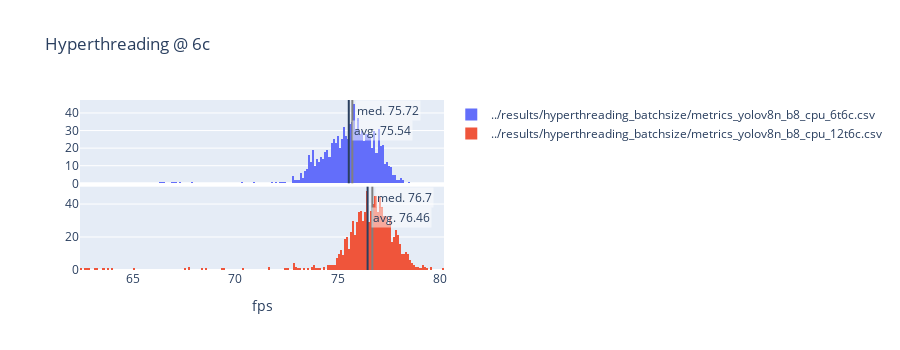
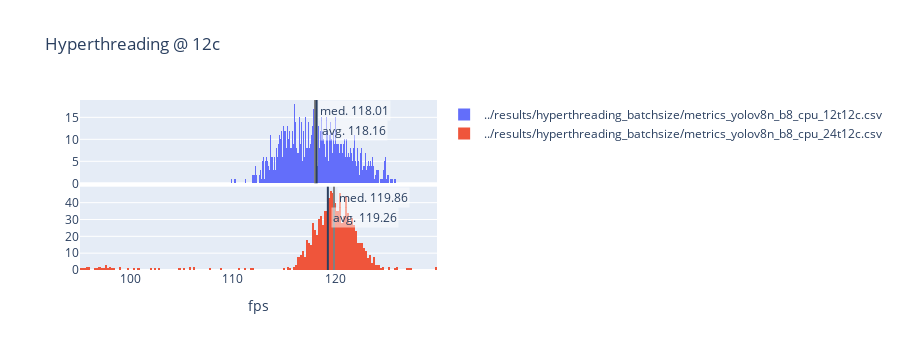
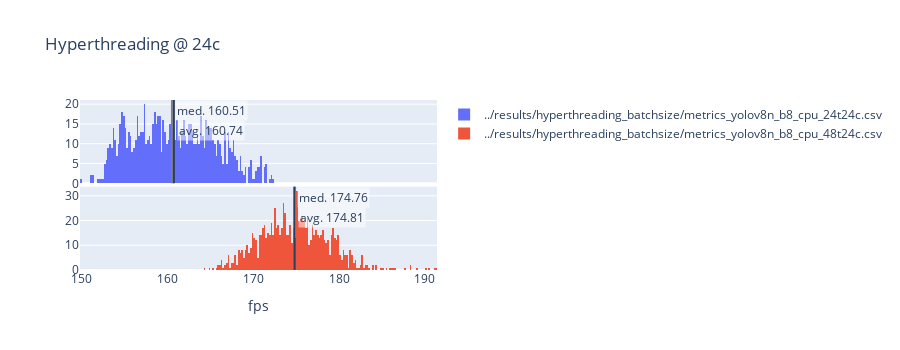
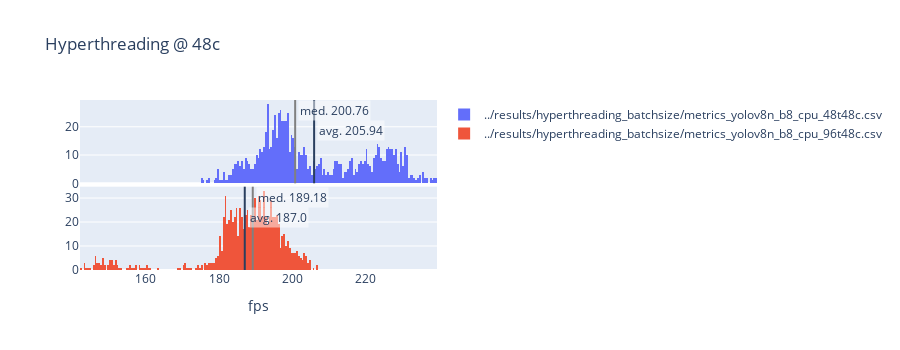

The cell these charts' notebook holds for them, in order:
### Code cell
files = [
    '../results/hyperthreading_batchsize/metrics_yolov8n_b8_cpu_6t6c.csv',
    '../results/hyperthreading_batchsize/metrics_yolov8n_b8_cpu_12t6c.csv',
]

create_histograms([read_metrics(f) for f in files], files, 'Hyperthreading @ 6c', 'fps').show()

files = [
    '../results/hyperthreading_batchsize/metrics_yolov8n_b8_cpu_12t12c.csv',
    '../results/hyperthreading_batchsize/metrics_yolov8n_b8_cpu_24t12c.csv',
]

create_histograms([read_metrics(f) for f in files], files, 'Hyperthreading @ 12c', 'fps').show()

files = [
    '../results/hyperthreading_batchsize/metrics_yolov8n_b8_cpu_24t24c.csv',
    '../results/hyperthreading_batchsize/metrics_yolov8n_b8_cpu_48t24c.csv',
]

create_histograms([read_metrics(f) for f in files], files, 'Hyperthreading @ 24c', 'fps').show()

files = [
    '../results/hyperthreading_batchsize/metrics_yolov8n_b8_cpu_48t48c.csv',
    '../results/hyperthreading_batchsize/metrics_yolov8n_b8_cpu_96t48c.csv',
]

create_histograms([read_metrics(f) for f in files], files, 'Hyperthreading @ 48c', 'fps').show()

### Figure 1 — Plotly figure (JSON) as saved in the notebook; plotly's stock layout.template omitted (floating-point values rounded to 4 significant figures; data arrays with more than 128 entries replaced by an {"elided": "..."} marker saying what was removed)
{"data": [{"name": "../results/hyperthreading_batchsize/metrics_yolov8n_b8_cpu_6t6c.csv", "nbinsx": 200, "type": "histogram", "x": {"elided": "990 float values"}, "xaxis": "x", "yaxis": "y"}, {"name": "../results/hyperthreading_batchsize/metrics_yolov8n_b8_cpu_12t6c.csv", "nbinsx": 200, "type": "histogram", "x": {"elided": "990 float values"}, "xaxis": "x2", "yaxis": "y2"}], "layout": {"annotations": [{"bgcolor": "rgba(255,255,255,0.5)", "showarrow": false, "text": "med. 75.72", "x": 75.72, "xanchor": "left", "xref": "x", "xshift": 3, "y": 1, "yanchor": "top", "yref": "y domain"}, {"bgcolor": "rgba(255,255,255,0.5)", "showarrow": false, "text": "avg. 75.54", "x": 75.54, "xanchor": "left", "xref": "x", "xshift": 3, "y": 1, "yanchor": "top", "yref": "y domain", "yshift": -20}, {"bgcolor": "rgba(255,255,255,0.5)", "showarrow": false, "text": "med. 76.7", "x": 76.7, "xanchor": "left", "xref": "x2", "xshift": 3, "y": 1, "yanchor": "top", "yref": "y2 domain"}, {"bgcolor": "rgba(255,255,255,0.5)", "showarrow": false, "text": "avg. 76.46", "x": 76.46, "xanchor": "left", "xref": "x2", "xshift": 3, "y": 1, "yanchor": "top", "yref": "y2 domain", "yshift": -20}], "height": 350, "shapes": [{"line": {"color": "grey"}, "type": "line", "x0": 75.72, "x1": 75.72, "xref": "x", "y0": 0, "y1": 1, "yref": "y domain"}, {"type": "line", "x0": 75.54, "x1": 75.54, "xref": "x", "y0": 0, "y1": 1, "yref": "y domain"}, {"line": {"color": "grey"}, "type": "line", "x0": 76.7, "x1": 76.7, "xref": "x2", "y0": 0, "y1": 1, "yref": "y2 domain"}, {"type": "line", "x0": 76.46, "x1": 76.46, "xref": "x2", "y0": 0, "y1": 1, "yref": "y2 domain"}], "title": {"text": "Hyperthreading @ 6c"}, "xaxis": {"anchor": "y", "domain": [0, 1], "matches": "x2", "showticklabels": false}, "xaxis2": {"anchor": "y2", "domain": [0, 1], "title": {"text": "fps"}}, "yaxis": {"anchor": "x", "domain": [0.51, 1]}, "yaxis2": {"anchor": "x2", "domain": [0, 0.49]}}}

### Figure 2 — Plotly figure (JSON) as saved in the notebook; plotly's stock layout.template omitted (floating-point values rounded to 4 significant figures; data arrays with more than 128 entries replaced by an {"elided": "..."} marker saying what was removed)
{"data": [{"name": "../results/hyperthreading_batchsize/metrics_yolov8n_b8_cpu_12t12c.csv", "nbinsx": 200, "type": "histogram", "x": {"elided": "990 float values"}, "xaxis": "x", "yaxis": "y"}, {"name": "../results/hyperthreading_batchsize/metrics_yolov8n_b8_cpu_24t12c.csv", "nbinsx": 200, "type": "histogram", "x": {"elided": "990 float values"}, "xaxis": "x2", "yaxis": "y2"}], "layout": {"annotations": [{"bgcolor": "rgba(255,255,255,0.5)", "showarrow": false, "text": "med. 118.01", "x": 118.0, "xanchor": "left", "xref": "x", "xshift": 3, "y": 1, "yanchor": "top", "yref": "y domain"}, {"bgcolor": "rgba(255,255,255,0.5)", "showarrow": false, "text": "avg. 118.16", "x": 118.2, "xanchor": "left", "xref": "x", "xshift": 3, "y": 1, "yanchor": "top", "yref": "y domain", "yshift": -20}, {"bgcolor": "rgba(255,255,255,0.5)", "showarrow": false, "text": "med. 119.86", "x": 119.9, "xanchor": "left", "xref": "x2", "xshift": 3, "y": 1, "yanchor": "top", "yref": "y2 domain"}, {"bgcolor": "rgba(255,255,255,0.5)", "showarrow": false, "text": "avg. 119.26", "x": 119.3, "xanchor": "left", "xref": "x2", "xshift": 3, "y": 1, "yanchor": "top", "yref": "y2 domain", "yshift": -20}], "height": 350, "shapes": [{"line": {"color": "grey"}, "type": "line", "x0": 118.0, "x1": 118.0, "xref": "x", "y0": 0, "y1": 1, "yref": "y domain"}, {"type": "line", "x0": 118.2, "x1": 118.2, "xref": "x", "y0": 0, "y1": 1, "yref": "y domain"}, {"line": {"color": "grey"}, "type": "line", "x0": 119.9, "x1": 119.9, "xref": "x2", "y0": 0, "y1": 1, "yref": "y2 domain"}, {"type": "line", "x0": 119.3, "x1": 119.3, "xref": "x2", "y0": 0, "y1": 1, "yref": "y2 domain"}], "title": {"text": "Hyperthreading @ 12c"}, "xaxis": {"anchor": "y", "domain": [0, 1], "matches": "x2", "showticklabels": false}, "xaxis2": {"anchor": "y2", "domain": [0, 1], "title": {"text": "fps"}}, "yaxis": {"anchor": "x", "domain": [0.51, 1]}, "yaxis2": {"anchor": "x2", "domain": [0, 0.49]}}}

### Figure 3 — Plotly figure (JSON) as saved in the notebook; plotly's stock layout.template omitted (floating-point values rounded to 4 significant figures; data arrays with more than 128 entries replaced by an {"elided": "..."} marker saying what was removed)
{"data": [{"name": "../results/hyperthreading_batchsize/metrics_yolov8n_b8_cpu_24t24c.csv", "nbinsx": 200, "type": "histogram", "x": {"elided": "990 float values"}, "xaxis": "x", "yaxis": "y"}, {"name": "../results/hyperthreading_batchsize/metrics_yolov8n_b8_cpu_48t24c.csv", "nbinsx": 200, "type": "histogram", "x": {"elided": "990 float values"}, "xaxis": "x2", "yaxis": "y2"}], "layout": {"annotations": [{"bgcolor": "rgba(255,255,255,0.5)", "showarrow": false, "text": "med. 160.51", "x": 160.5, "xanchor": "left", "xref": "x", "xshift": 3, "y": 1, "yanchor": "top", "yref": "y domain"}, {"bgcolor": "rgba(255,255,255,0.5)", "showarrow": false, "text": "avg. 160.74", "x": 160.7, "xanchor": "left", "xref": "x", "xshift": 3, "y": 1, "yanchor": "top", "yref": "y domain", "yshift": -20}, {"bgcolor": "rgba(255,255,255,0.5)", "showarrow": false, "text": "med. 174.76", "x": 174.8, "xanchor": "left", "xref": "x2", "xshift": 3, "y": 1, "yanchor": "top", "yref": "y2 domain"}, {"bgcolor": "rgba(255,255,255,0.5)", "showarrow": false, "text": "avg. 174.81", "x": 174.8, "xanchor": "left", "xref": "x2", "xshift": 3, "y": 1, "yanchor": "top", "yref": "y2 domain", "yshift": -20}], "height": 350, "shapes": [{"line": {"color": "grey"}, "type": "line", "x0": 160.5, "x1": 160.5, "xref": "x", "y0": 0, "y1": 1, "yref": "y domain"}, {"type": "line", "x0": 160.7, "x1": 160.7, "xref": "x", "y0": 0, "y1": 1, "yref": "y domain"}, {"line": {"color": "grey"}, "type": "line", "x0": 174.8, "x1": 174.8, "xref": "x2", "y0": 0, "y1": 1, "yref": "y2 domain"}, {"type": "line", "x0": 174.8, "x1": 174.8, "xref": "x2", "y0": 0, "y1": 1, "yref": "y2 domain"}], "title": {"text": "Hyperthreading @ 24c"}, "xaxis": {"anchor": "y", "domain": [0, 1], "matches": "x2", "showticklabels": false}, "xaxis2": {"anchor": "y2", "domain": [0, 1], "title": {"text": "fps"}}, "yaxis": {"anchor": "x", "domain": [0.51, 1]}, "yaxis2": {"anchor": "x2", "domain": [0, 0.49]}}}

### Figure 4 — Plotly figure (JSON) as saved in the notebook; plotly's stock layout.template omitted (floating-point values rounded to 4 significant figures; data arrays with more than 128 entries replaced by an {"elided": "..."} marker saying what was removed)
{"data": [{"name": "../results/hyperthreading_batchsize/metrics_yolov8n_b8_cpu_48t48c.csv", "nbinsx": 200, "type": "histogram", "x": {"elided": "990 float values"}, "xaxis": "x", "yaxis": "y"}, {"name": "../results/hyperthreading_batchsize/metrics_yolov8n_b8_cpu_96t48c.csv", "nbinsx": 200, "type": "histogram", "x": {"elided": "990 float values"}, "xaxis": "x2", "yaxis": "y2"}], "layout": {"annotations": [{"bgcolor": "rgba(255,255,255,0.5)", "showarrow": false, "text": "med. 200.76", "x": 200.8, "xanchor": "left", "xref": "x", "xshift": 3, "y": 1, "yanchor": "top", "yref": "y domain"}, {"bgcolor": "rgba(255,255,255,0.5)", "showarrow": false, "text": "avg. 205.94", "x": 205.9, "xanchor": "left", "xref": "x", "xshift": 3, "y": 1, "yanchor": "top", "yref": "y domain", "yshift": -20}, {"bgcolor": "rgba(255,255,255,0.5)", "showarrow": false, "text": "med. 189.18", "x": 189.2, "xanchor": "left", "xref": "x2", "xshift": 3, "y": 1, "yanchor": "top", "yref": "y2 domain"}, {"bgcolor": "rgba(255,255,255,0.5)", "showarrow": false, "text": "avg. 187.0", "x": 187.0, "xanchor": "left", "xref": "x2", "xshift": 3, "y": 1, "yanchor": "top", "yref": "y2 domain", "yshift": -20}], "height": 350, "shapes": [{"line": {"color": "grey"}, "type": "line", "x0": 200.8, "x1": 200.8, "xref": "x", "y0": 0, "y1": 1, "yref": "y domain"}, {"type": "line", "x0": 205.9, "x1": 205.9, "xref": "x", "y0": 0, "y1": 1, "yref": "y domain"}, {"line": {"color": "grey"}, "type": "line", "x0": 189.2, "x1": 189.2, "xref": "x2", "y0": 0, "y1": 1, "yref": "y2 domain"}, {"type": "line", "x0": 187.0, "x1": 187.0, "xref": "x2", "y0": 0, "y1": 1, "yref": "y2 domain"}], "title": {"text": "Hyperthreading @ 48c"}, "xaxis": {"anchor": "y", "domain": [0, 1], "matches": "x2", "showticklabels": false}, "xaxis2": {"anchor": "y2", "domain": [0, 1], "title": {"text": "fps"}}, "yaxis": {"anchor": "x", "domain": [0.51, 1]}, "yaxis2": {"anchor": "x2", "domain": [0, 0.49]}}}
